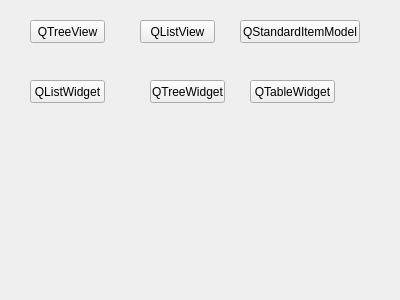
<?xml version="1.0" encoding="UTF-8"?>
<ui version="4.0">
 <class>Widget</class>
 <widget class="QWidget" name="Widget">
  <property name="geometry">
   <rect>
    <x>0</x>
    <y>0</y>
    <width>400</width>
    <height>300</height>
   </rect>
  </property>
  <property name="windowTitle">
   <string>Widget</string>
  </property>
  <widget class="QPushButton" name="pushButton">
   <property name="geometry">
    <rect>
     <x>30</x>
     <y>20</y>
     <width>75</width>
     <height>23</height>
    </rect>
   </property>
   <property name="text">
    <string>QTreeView</string>
   </property>
  </widget>
  <widget class="QPushButton" name="pushButton_2">
   <property name="geometry">
    <rect>
     <x>140</x>
     <y>20</y>
     <width>75</width>
     <height>23</height>
    </rect>
   </property>
   <property name="text">
    <string>QListView</string>
   </property>
  </widget>
  <widget class="QPushButton" name="pushButton_3">
   <property name="geometry">
    <rect>
     <x>240</x>
     <y>20</y>
     <width>120</width>
     <height>23</height>
    </rect>
   </property>
   <property name="text">
    <string>QStandardItemModel</string>
   </property>
  </widget>
  <widget class="QPushButton" name="pushButton_4">
   <property name="geometry">
    <rect>
     <x>30</x>
     <y>80</y>
     <width>75</width>
     <height>23</height>
    </rect>
   </property>
   <property name="text">
    <string>QListWidget</string>
   </property>
  </widget>
  <widget class="QPushButton" name="pushButton_5">
   <property name="geometry">
    <rect>
     <x>150</x>
     <y>80</y>
     <width>75</width>
     <height>23</height>
    </rect>
   </property>
   <property name="text">
    <string>QTreeWidget</string>
   </property>
  </widget>
  <widget class="QPushButton" name="pushButton_6">
   <property name="geometry">
    <rect>
     <x>250</x>
     <y>80</y>
     <width>85</width>
     <height>23</height>
    </rect>
   </property>
   <property name="text">
    <string>QTableWidget</string>
   </property>
  </widget>
 </widget>
 <layoutdefault spacing="6" margin="11"/>
 <resources/>
 <connections/>
</ui>
